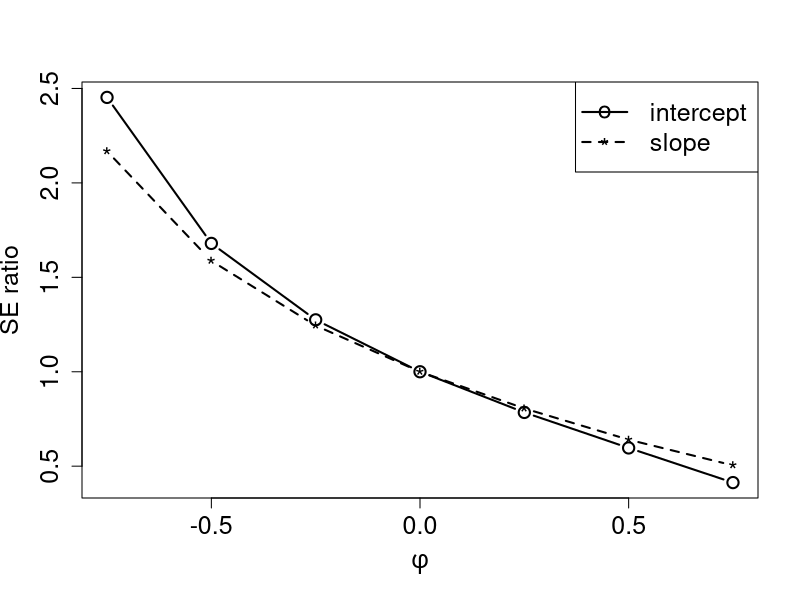

Write R code to recreate this figure.

phi = c(-.75,-.5,-.25,0,.25,.5,.75)
x = cbind(rep(1,21),seq(-10,10,1))
se = as.matrix(cbind(phi,rep(0,7),rep(0,7)))

for (i in 1:7)
{
xx = (t(x)%*%x)
xxinv = solve(xx)

sig = toeplitz(phi[i]^(0:20))

cov = xxinv %*% t(x) %*%sig %*% x %*% xxinv
se[i,2:3] = t(sqrt(diag(cov)))
}

postscript("example_arerrors.ps")
plot(se[,1],se[4,2]/se[,2],type="b",xlab=expression(phi),
  ylab= "SE ratio",cex.axis=1.5,cex.lab=1.5,cex=1.5,lwd=2)
lines(se[,1],se[4,3]/se[,3],type="b",lty="dashed",pch="*",cex=1.5,lwd=2)
legend("topright",c("intercept","slope"),lty=c(1,2),pch=c("o","*"),
  lwd=2,cex=1.5)
graphics.off()